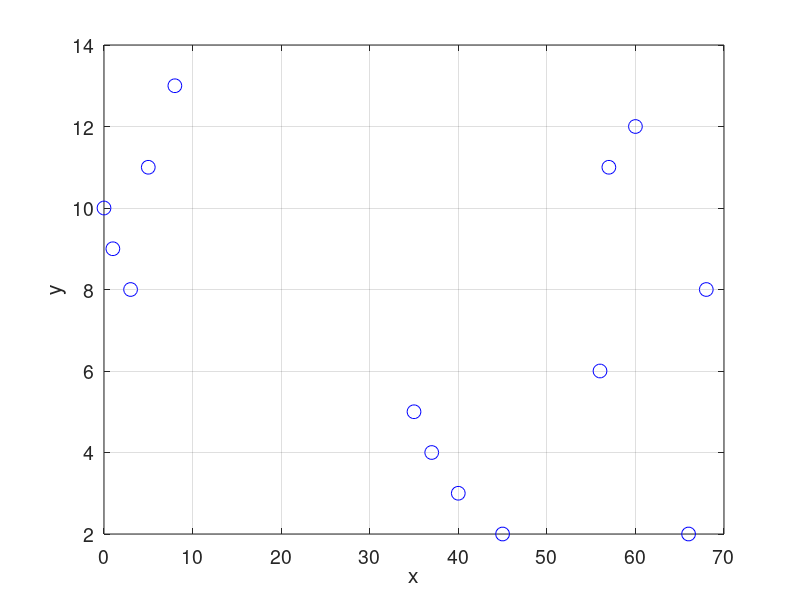

Reproduce this figure in MATLAB. (Note: this script raises an error after producing the figure.)
% Supposedly one measures the variable x which is a function of 
% the variable y. This gives us two corresponding vectors of 
% measurements: xData for the x variable and yData for the y 
% variable. 
% To plot the measured data points, run the following block of 
% code. 

xData = [0; 1; 3; 5; 8; 35; 37; 40; 45; 56; 57; 60; 66; 68];
yData = [10; 9; 8; 11; 13; 5; 4; 3; 2; 6; 11; 12; 2; 8];
close all; figure(1); plot(xData, yData, 'bo', 'MarkerSize', 10);
xlabel('x'); ylabel('y'); set(gca, 'FontSize', 14); grid on;
clearvars; clc;   % Clearing variables and workspace is done at 
                          % or near the end of after each block of code for 
                          % the purposes of clarity of this tutorial. 


%                                           Page 1
%%%%%%%%%%%%%%%%%%%%%%%%%%%%%%%%


% Supposedly one wants to find the value of the y variable for 
% the missing integer values of the x variable in the [-5, 70] 
% interval. The ZFindFit function is a tool which can be used to 
% do just that. 
% Run the following block of code to visualize the missing values 
% of the y variable which were estimated using the ZFindFit 
% function with its default settings, i.e. without any of its various 
% optional parameters changed. 

xData = [0; 1; 3; 5; 8; 35; 37; 40; 45; 56; 57; 60; 66; 68];
yData = [10; 9; 8; 11; 13; 5; 4; 3; 2; 6; 11; 12; 2; 8];
xMissing = [-5; -4; -3; -2; -1; 2; 4; 6; 7; 9; 10; 11; 12; 13; 14; 15; ...
    16; 17; 18; 19; 20; 21; 22; 23; 24; 25; 26; 27; 28; 29; 30; 31; ...
    32; 33; 34; 36; 38; 39; 41; 42; 43; 44; 46; 47; 48; 49; 50; 51; ...
    52; 53; 54; 55; 58; 59; 61; 62; 63; 64; 65; 67; 69; ...
    70];   % The missing integer values of the x variable at which 
              % the y variable was not measured. 
yMissing = ZFindFit(xData, yData, xMissing);
close all; figure(1); hold on;
plot(xData, yData, 'bo', 'MarkerSize', 10);
plot(xMissing, yMissing, 'ro', 'MarkerSize', 10);
xlabel('x'); ylabel('y'); legend('Data points', ...
    'Points estimated using ZFindFit function');
set(gca, 'FontSize', 14); grid on; hold off;
clearvars -except xData yData xMissing yMissing; clc;


%                                           Page 2
%%%%%%%%%%%%%%%%%%%%%%%%%%%%%%%%


% With its default settings, the estimated missing values with the 
% ZFindFit function are calculated using linear interpolation 
% between the neighboring data points. 
% The estimation of the missing values can be done in three 
% ways, determined by the optional parameter "Type". The 
% possible settings of "Type" are "'A'", "'Spline'" and "'PolyFit'". 
% With the default setting "'A'", a piecewise interpolation 
% polynomial is used. The degree of the piecewise interpolation 
% polynomial can be set using the optional parameter 
% "PseudoAccuracy", the default value of which is "1" (hence 
% the linear interpolation with default settings). 
% Run the following block of code to see the impact of the 
% variation of the "PseudoAccuracy" parameter on the estimated 
% missing values of the y variable. 

xData = [0; 1; 3; 5; 8; 35; 37; 40; 45; 56; 57; 60; 66; 68];
yData = [10; 9; 8; 11; 13; 5; 4; 3; 2; 6; 11; 12; 2; 8];
xMissing = [-5; -4; -3; -2; -1; 2; 4; 6; 7; 9; 10; 11; 12; 13; 14; 15; ...
    16; 17; 18; 19; 20; 21; 22; 23; 24; 25; 26; 27; 28; 29; 30; 31; ...
    32; 33; 34; 36; 38; 39; 41; 42; 43; 44; 46; 47; 48; 49; 50; 51; ...
    52; 53; 54; 55; 58; 59; 61; 62; 63; 64; 65; 67; 69; ...
    70];   % The missing integer values of the x variable at which 
              % the y variable was not measured. 
close all;
psacc = 1;
yMissing1 = ZFindFit(xData, yData, xMissing, ...
    'PseudoAccuracy', psacc);   % Pseudo Accuracy paramater 
                                                    % set to 1. 
figure(1); hold on;
plot(xData, yData, 'bo', 'MarkerSize', 10);
plot(xMissing, yMissing1, 'ro', 'MarkerSize', 10);
xlabel('x'); ylabel('y'); legend('Data points', ...
    'Points estimated using ZFindFit function');
set(gca, 'FontSize', 14); grid on; hold off;
title('"PseudoAccuracy" == "1"');
psacc = 2;
yMissing2 = ZFindFit(xData, yData, xMissing, ...
    'PseudoAccuracy', psacc);   % Pseudo Accuracy paramater 
                                                    % set to 2. 
figure(2); hold on;
plot(xData, yData, 'bo', 'MarkerSize', 10);
plot(xMissing, yMissing2, 'ro', 'MarkerSize', 10);
xlabel('x'); ylabel('y'); legend('Data points', ...
    'Points estimated using ZFindFit function');
set(gca, 'FontSize', 14); grid on; hold off;
title('"PseudoAccuracy" == "2"');
psacc = 3;
yMissing3 = ZFindFit(xData, yData, xMissing, ...
    'PseudoAccuracy', psacc);   % Pseudo Accuracy paramater 
                                                    % set to 3. 
figure(3); hold on;
plot(xData, yData, 'bo', 'MarkerSize', 10);
plot(xMissing, yMissing3, 'ro', 'MarkerSize', 10);
xlabel('x'); ylabel('y'); legend('Data points', ...
    'Points estimated using ZFindFit function');
set(gca, 'FontSize', 14); grid on; hold off;
title('"PseudoAccuracy" == "3"');
clearvars -except xData yData xMissing ...
    yMissing1 yMissing2 yMissing3; clc;


%                                           Page 3
%%%%%%%%%%%%%%%%%%%%%%%%%%%%%%%%


% With the "'A'" setting of the "Type" optional parameter, in 
% addition to the "PseudoAccuracy" optional parameter, the 
% "Mode" optional parameter can also be set. The possible 
% settings are either "0", "1", and "2", the default being "1". The 
% setting of the "Mode" parameter determines the method by 
% which the data points are selected and the boundaries are 
% calculated for each of the interpolation polynomials of the 
% piecewise interpolation polynomial function. 
% Generally, the variation of the "Mode" parameter only has an 
% impact when the data points are highly unequally spaced along 
% the abscissa coordinate, as is indeed the case with the 
% example presented in this tutorial. For further information, the 
% documentation of the ZFindFit function and its subfunctions 
% should be referred to. 
% Run the following block of code to see the impact of the 
% variation of the "Mode" parameter on the estimated values of 
% the y variable. The "PseudoAccuracy" parameter is set to "3" 
% for all cases. 

xData = [0; 1; 3; 5; 8; 35; 37; 40; 45; 56; 57; 60; 66; 68];
yData = [10; 9; 8; 11; 13; 5; 4; 3; 2; 6; 11; 12; 2; 8];
xMissing = [-5; -4; -3; -2; -1; 2; 4; 6; 7; 9; 10; 11; 12; 13; 14; 15; ...
    16; 17; 18; 19; 20; 21; 22; 23; 24; 25; 26; 27; 28; 29; 30; 31; ...
    32; 33; 34; 36; 38; 39; 41; 42; 43; 44; 46; 47; 48; 49; 50; 51; ...
    52; 53; 54; 55; 58; 59; 61; 62; 63; 64; 65; 67; 69; ...
    70];   % The missing integer values of the x variable at which 
              % the y variable was not measured. 
psacc = 3;   % Pseudo Accuracy paramater 
                     % set to 3. 
close all;
mode = 0;
yMissing0 = ZFindFit(xData, yData, xMissing, ...
    'PseudoAccuracy', psacc, ...
    'Mode', mode);   % Mode paramater set to 0. 
figure(1); hold on;
plot(xData, yData, 'bo', 'MarkerSize', 10);
plot(xMissing, yMissing0, 'ro', 'MarkerSize', 10);
xlabel('x'); ylabel('y'); legend('Data points', ...
    'Points estimated using ZFindFit function');
set(gca, 'FontSize', 14); grid on; hold off;
title('"Mode" == "0"');
mode = 1;
yMissing1 = ZFindFit(xData, yData, xMissing, ...
    'PseudoAccuracy', psacc, ...
    'Mode', mode);   % Mode paramater set to 1. 
figure(2); hold on;
plot(xData, yData, 'bo', 'MarkerSize', 10);
plot(xMissing, yMissing1, 'ro', 'MarkerSize', 10);
xlabel('x'); ylabel('y'); legend('Data points', ...
    'Points estimated using ZFindFit function');
set(gca, 'FontSize', 14); grid on; hold off;
title('"Mode" == "1"');
mode = 2;
yMissing2 = ZFindFit(xData, yData, xMissing, ...
    'PseudoAccuracy', psacc, ...
    'Mode', mode);   % Mode paramater set to 2. 
figure(3); hold on;
plot(xData, yData, 'bo', 'MarkerSize', 10);
plot(xMissing, yMissing2, 'ro', 'MarkerSize', 10);
xlabel('x'); ylabel('y'); legend('Data points', ...
    'Points estimated using ZFindFit function');
set(gca, 'FontSize', 14); grid on; hold off;
title('"Mode" == "2"');
clearvars -except xData yData xMissing ...
    yMissing0 yMissing1 yMissing2; clc;


%                                           Page 4
%%%%%%%%%%%%%%%%%%%%%%%%%%%%%%%%


% By setting the "Type" parameter to "'Spline'", the estimation of 
% the missing values is calculated using the cubic spline of the 
% data points. As the cubic spline is exactly determined for a 
% given set of data points, with the "'Spline'" setting of the 
% "Type" parameter, there are no optional parameters 
% "PseudoAccuracy" or "Mode". 
% Run the following block of code to estimate the missing 
% values of the y variable for the example given in this tutorial 
% using the "'Spline'" setting of the "Type" parameter. 

xData = [0; 1; 3; 5; 8; 35; 37; 40; 45; 56; 57; 60; 66; 68];
yData = [10; 9; 8; 11; 13; 5; 4; 3; 2; 6; 11; 12; 2; 8];
xMissing = [-5; -4; -3; -2; -1; 2; 4; 6; 7; 9; 10; 11; 12; 13; 14; 15; ...
    16; 17; 18; 19; 20; 21; 22; 23; 24; 25; 26; 27; 28; 29; 30; 31; ...
    32; 33; 34; 36; 38; 39; 41; 42; 43; 44; 46; 47; 48; 49; 50; 51; ...
    52; 53; 54; 55; 58; 59; 61; 62; 63; 64; 65; 67; 69; ...
    70];   % The missing integer values of the x variable at which 
              % the y variable was not measured. 
close all;
yMissingSpline = ZFindFit(xData, yData, xMissing, ...
    'Type', 'Spline');   % Setting the Type parameter to Spline. 
figure(1); hold on;
plot(xData, yData, 'bo', 'MarkerSize', 10);
plot(xMissing, yMissingSpline, 'ro', 'MarkerSize', 10);
xlabel('x'); ylabel('y'); legend('Data points', ...
    'Points estimated using ZFindFit function');
set(gca, 'FontSize', 14); grid on; hold off;
title('"Type" == "Spline"');
clearvars -except xData yData xMissing yMissingSpline; clc;


%                                           Page 5
%%%%%%%%%%%%%%%%%%%%%%%%%%%%%%%%


% Alternatively, the "Type" parameter can be set to "'PolyFit'" in 
% order to estimate the missing values using the regression 
% polynomial of the data points. The order of the regression 
% polynomial must be specified using the required 
% "PolyDegree" parameter. As with the "'Spline'" setting of the 
% "Type" parameter, the optional parameters "PseudoAccuracy" 
% and "Mode" are not available. 
% As can be seen by running the block of code on Page 1, the 
% function y(x) appears to have four local extremes. Perhaps an 
% appropriate choice for the order of the regression polynomial 
% would thus be five. 
% Run the following block of code to estimate the missing 
% values of the y variable for the example given in this tutorial 
% using the "'PolyFit'" setting of the "Type" parameter. The 
% "PolyDegree" parameter is set to be "5" for reasons 
% discussed in the previous paragraph. 

xData = [0; 1; 3; 5; 8; 35; 37; 40; 45; 56; 57; 60; 66; 68];
yData = [10; 9; 8; 11; 13; 5; 4; 3; 2; 6; 11; 12; 2; 8];
xMissing = [-5; -4; -3; -2; -1; 2; 4; 6; 7; 9; 10; 11; 12; 13; 14; 15; ...
    16; 17; 18; 19; 20; 21; 22; 23; 24; 25; 26; 27; 28; 29; 30; 31; ...
    32; 33; 34; 36; 38; 39; 41; 42; 43; 44; 46; 47; 48; 49; 50; 51; ...
    52; 53; 54; 55; 58; 59; 61; 62; 63; 64; 65; 67; 69; ...
    70];   % The missing integer values of the x variable at which 
              % the y variable was not measured. 
close all;
PolyDegree = 5;   % Setting the degree of the regression 
                               % polynomial. 
yMissingPolyFit = ZFindFit(xData, yData, xMissing, ...
    'Type', 'PolyFit', ...   % Setting the Type parameter to PolyFit. 
    PolyDegree);
figure(1); hold on;
plot(xData, yData, 'bo', 'MarkerSize', 10);
plot(xMissing, yMissingPolyFit, 'ro', 'MarkerSize', 10);
xlabel('x'); ylabel('y'); legend('Data points', ...
    'Points estimated using ZFindFit function');
set(gca, 'FontSize', 14); grid on; hold off;
title('"Type" == "PolyFit"');
clearvars -except xData yData xMissing yMissingPolyFit; clc;


%                                           Page 6
%%%%%%%%%%%%%%%%%%%%%%%%%%%%%%%%


% So far, the ZFitTutorial function has been used to estimate the 
% missing values of the y variable. After that, the estimated data 
% points along with the measured data points were plotted 
% manually. 
% With ZFitFunction, the function which is calculated to estimate 
% the missing data points as well as the measured (i.e. input) 
% data points can easily be visualized by specifying the number 
% of the figure in which the plot is to be performed. This can be 
% done by changing the optional "Figure" parameter from its 
% default value of "0" to a desired natural number. 
% Run the following block of code to visualize the data points 
% along an example of the ZFitTutorial function calculated curve 
% used for the missing data estimation for the example 
% presented in this tutorial in Figure 4. 

xData = [0; 1; 3; 5; 8; 35; 37; 40; 45; 56; 57; 60; 66; 68];
yData = [10; 9; 8; 11; 13; 5; 4; 3; 2; 6; 11; 12; 2; 8];
xMissing = [-5; -4; -3; -2; -1; 2; 4; 6; 7; 9; 10; 11; 12; 13; 14; 15; ...
    16; 17; 18; 19; 20; 21; 22; 23; 24; 25; 26; 27; 28; 29; 30; 31; ...
    32; 33; 34; 36; 38; 39; 41; 42; 43; 44; 46; 47; 48; 49; 50; 51; ...
    52; 53; 54; 55; 58; 59; 61; 62; 63; 64; 65; 67; 69; ...
    70];   % The missing integer values of the x variable at which 
              % the y variable was not measured. 
close all;
psacc = 3;   % Pseudo Accuracy paramater 
                     % set to 3. 
mode = 2;   % Mode paramater set to 2. 
figr = 4;
yMissing = ZFindFit(xData, yData, xMissing, ...
    'PseudoAccuracy', psacc, 'Mode', mode, ...
    'Figure', figr);   % Figure paramater set to 4. 
clearvars -except xData yData xMissing yMissing; clc;


%                                           Page 7
%%%%%%%%%%%%%%%%%%%%%%%%%%%%%%%%


% This completes the tutorial for the ZFindFit function. 
% For further questions, the documentation and the code of the 
% function and its subfunctions should be referred to. 


%                                           Page 8
%%%%%%%%%%%%%%%%%%%%%%%%%%%%%%%%